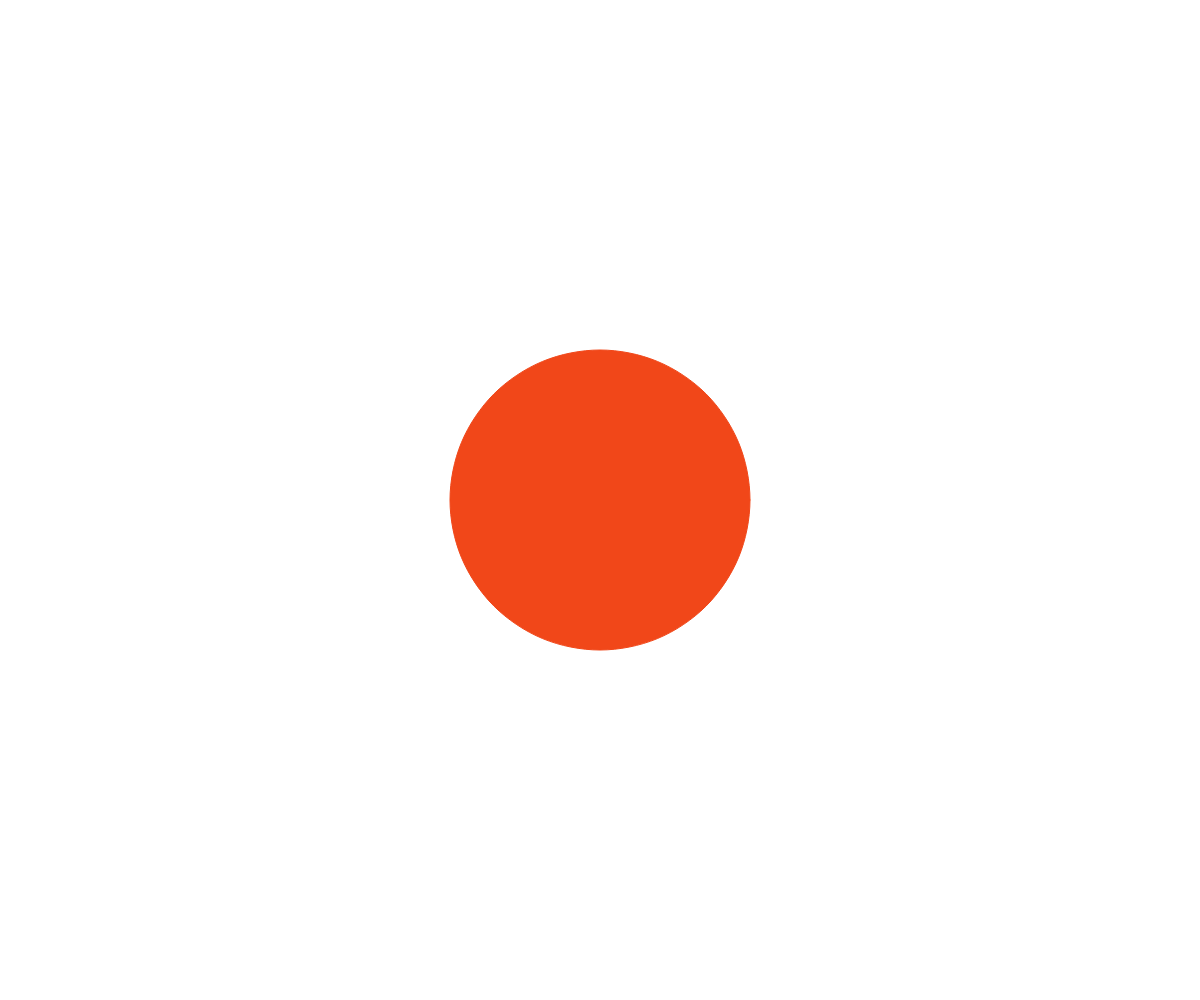
Frame 1 (no input)
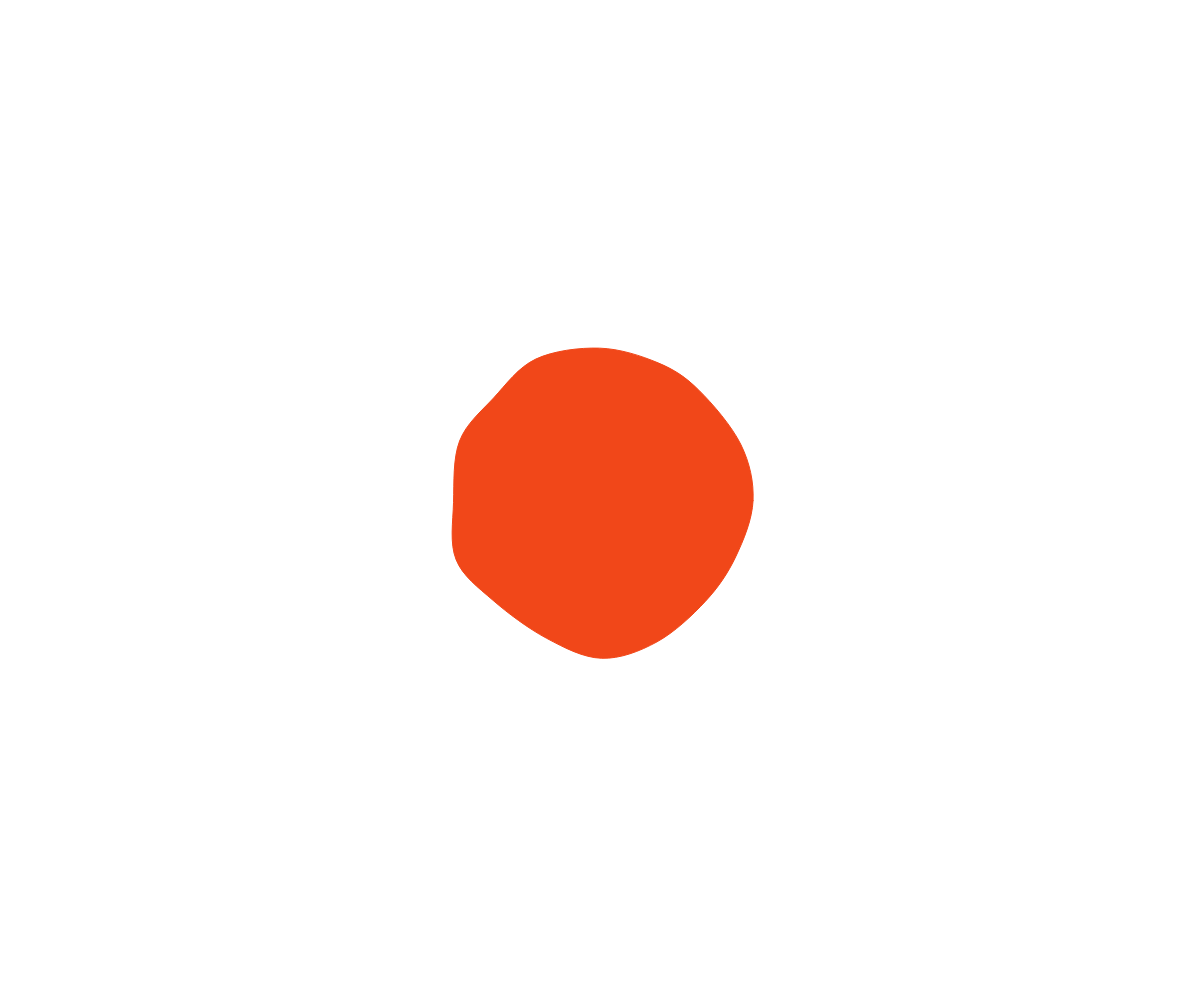
Frame 60 (no input)
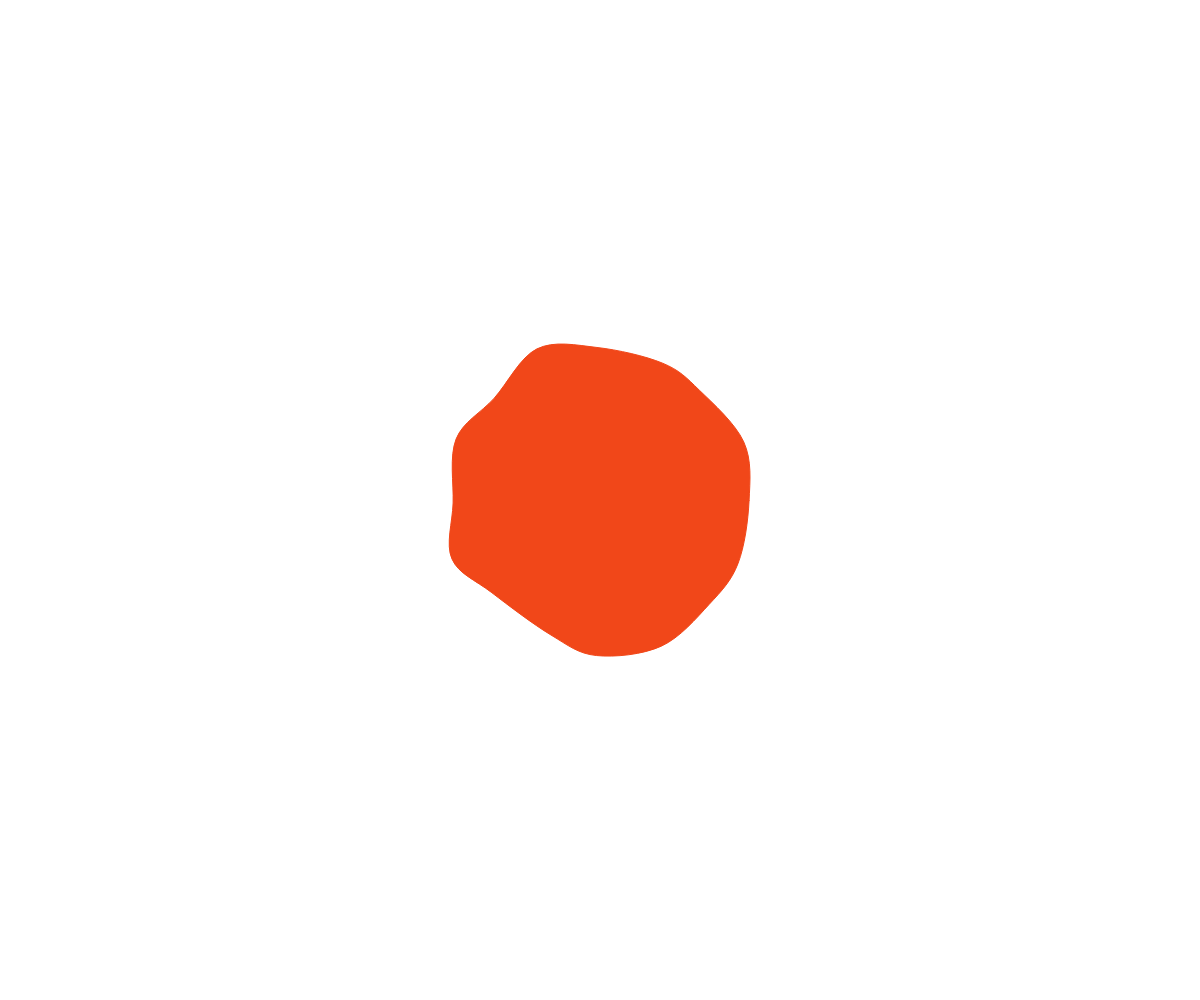
Frame 120 (the mouse pressed at the canvas centre since frame 60)

The p5.js sketch that drew these frames (run headless with seeded random() and noise() and a simulated clock; from frame 60 on, the mouse is pressed at the canvas centre):

// p5.js sketch
// ── sketch.js
/**
 * File: sketch.js
 * Project: Exercise_02_random_walking_extended
 * Version <<projectversion>>
 * File Created: Wednesday, 20th January 2021 9:40:55 am
 * Author: Eoan O'Dea (eoan@web-space.design)
 * -----
 * File Description:
 * Last Modified: Tuesday, 9th February 2021 2:25:19 pm
 * Modified By: Eoan O'Dea (eoan@web-space.design>)
 * -----
 * Copyright 2021 WebSpace, WebSpace
 */

let points = [];

let radius = 150;
let numOfSegments = 16;

let stepX = 0.8;
let stepY = 0.8;

function setup() {
  createCanvas(window.innerWidth, window.innerHeight);
  // background("#F14719");
  background("#fff");

  let angle = radians(360 / numOfSegments);

  for (let i = 0; i < numOfSegments; i++) {
    let xPos = cos(angle * i) * radius;
    let yPos = sin(angle * i) * radius;

    points.push(createVector(xPos, yPos));
  }

  smooth(1);
}

function draw() {
  // background("#F14719");
  background("#fff");

  push();
  translate(width / 2, height / 2);

  beginShape();

  stroke("#F14719");
  fill("#F14719");
  beginShape();

  // First Control Point (Not Drawn)
  curveVertex(points[points.length - 1].x, points[points.length - 1].y);

  for (let i = 0; i < points.length; i++) {
    curveVertex(points[i].x, points[i].y);
  }

  curveVertex(points[0].x, points[0].y);
  curveVertex(points[1].x, points[1].y);

  endShape();
  stroke("#F14719");

  pop();

  for (let i = 0; i < points.length; i++) {
    points[round(random(0, points.length - 1))].x += random(-stepX, stepX);
    points[round(random(0, points.length - 1))].y += random(-stepY, stepY);
    // translate(0, 0);
    // points[round(random(0, points.length - 1))].x = mouseX + 50 * i;
    // points[round(random(0, points.length - 1))].y = mouseY + 50 * i;
  }
}
